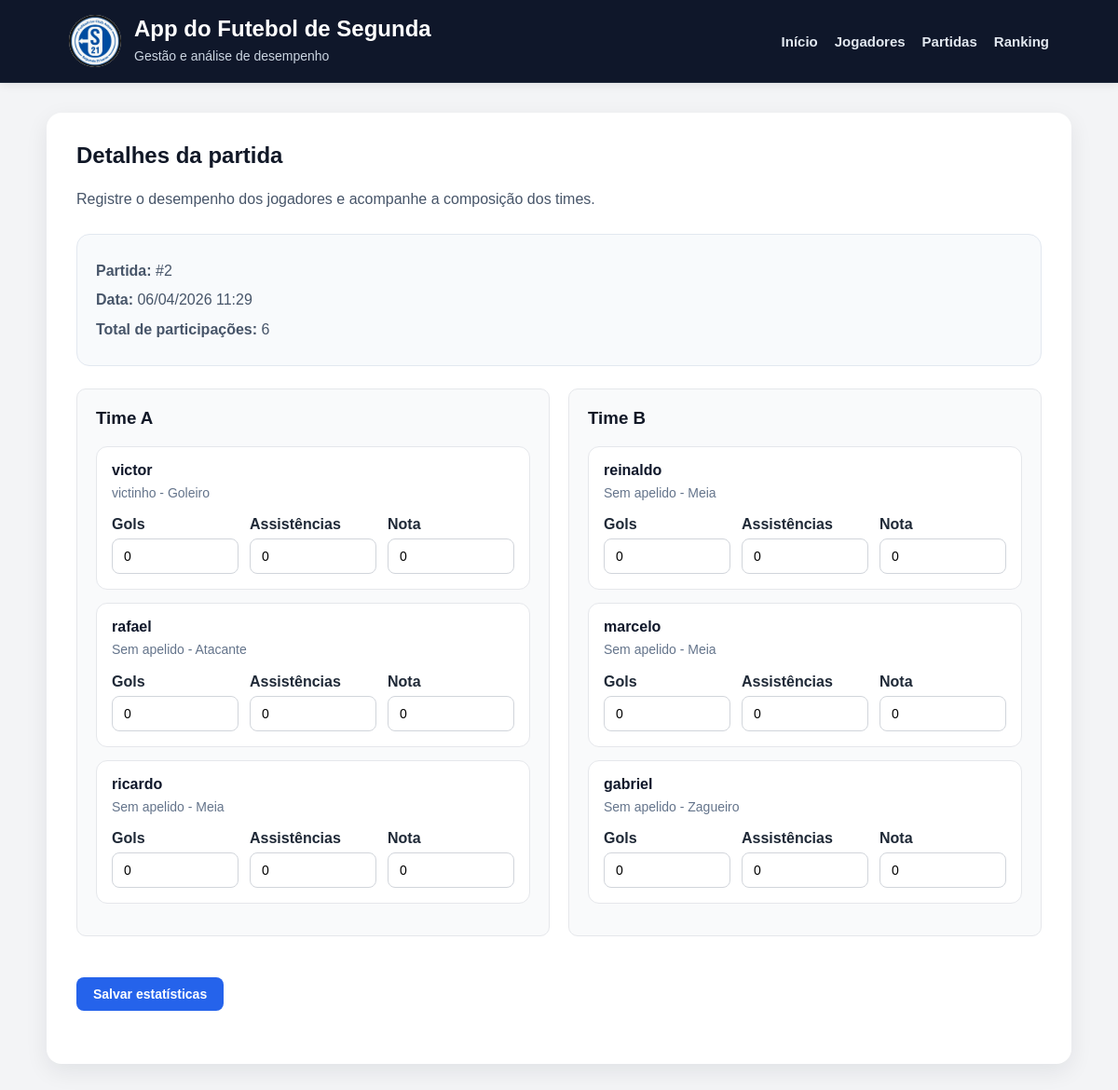
Before: /partidas/2 with the older database file.
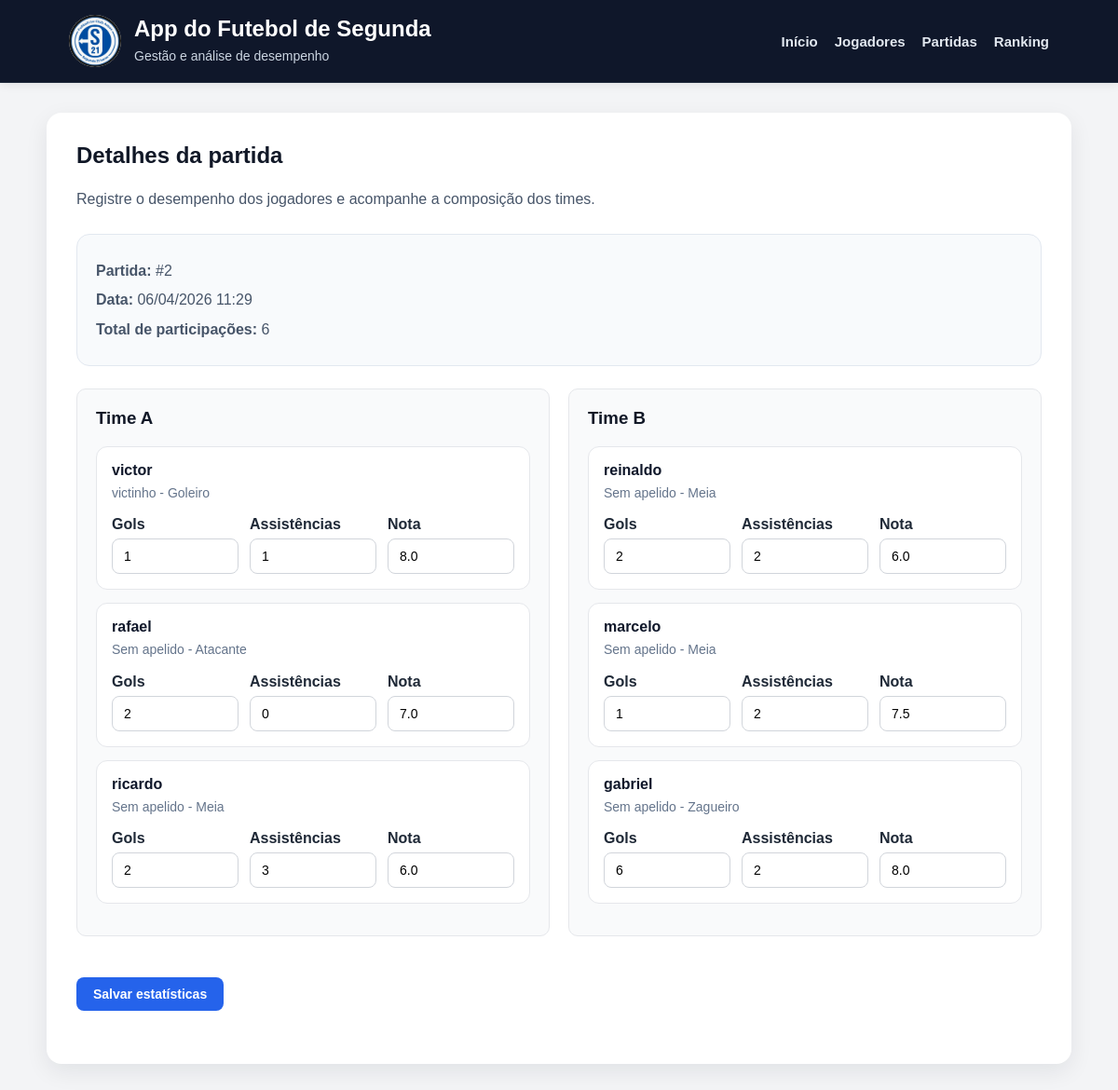
After: the same page with the newer database file.
### models.py (models this page shows, shortened)
class Partida(db.Model):
    __tablename__ = 'partidas'
    id = db.Column(db.Integer, primary_key=True)
    data = db.Column(db.DateTime, nullable=False)
    data_criacao = db.Column(db.DateTime, default=datetime.utcnow)
    participacoes = db.relationship(
        'ParticipacaoPartida',
        back_populates='partida',
        cascade='all, delete-orphan'
    )

class ParticipacaoPartida(db.Model):
    __tablename__ = 'participacoes_partida'
    id = db.Column(db.Integer, primary_key=True)
    jogador_id = db.Column(
        db.Integer,
        db.ForeignKey('jogadores.id'),
        nullable=False
    )
    partida_id = db.Column(
        db.Integer,
        db.ForeignKey('partidas.id'),
        nullable=False
    )
    time = db.Column(db.String(1))  # A ou B
    gols = db.Column(db.Integer, default=0)
    assistencias = db.Column(db.Integer, default=0)
    nota = db.Column(db.Float)
    presenca = db.Column(db.Boolean, default=True)
    jogador = db.relationship('Jogador', backref='participacoes')
    partida = db.relationship('Partida', back_populates='participacoes')

class Jogador(db.Model):
    __tablename__ = 'jogadores'
    id = db.Column(db.Integer, primary_key=True)
    nome = db.Column(db.String(100), nullable=False)
    apelido = db.Column(db.String(50))
    posicao = db.Column(db.String(30))
    data_cadastro = db.Column(db.DateTime, default=datetime.utcnow)

### app.py (the view)
@app.route('/partidas/<int:id>')
def detalhes_partida(id):
    partida = Partida.query.get_or_404(id)
    time_a = ParticipacaoPartida.query.filter_by(partida_id=id, time='A').all()
    time_b = ParticipacaoPartida.query.filter_by(partida_id=id, time='B').all()
    return render_template(
        'detalhes_partida.html',
        partida=partida,
        time_a=time_a,
        time_b=time_b
    )

### templates/detalhes_partida.html (shortened to what this page needs)
{% extends 'base.html' %}
{% block content %}
    <div class="section-header">
        <div>
            <h2>Detalhes da partida</h2>
            <p>Registre o desempenho dos jogadores e acompanhe a composição dos times.</p>
        </div>
    </div>
    <div class="match-summary">
        <p><strong>Partida:</strong> #{{ partida.id }}</p>
        <p><strong>Data:</strong> {{ partida.data.strftime('%d/%m/%Y %H:%M') }}</p>
        <p><strong>Total de participações:</strong> {{ partida.participacoes|length }}</p>
    </div>
    <form method="POST" action="/partidas/{{ partida.id }}/atualizar">
        <div class="teams-grid">
            <div class="time-box">
                <h3>Time A</h3>
                {% if time_a %}
                    {% for participacao in time_a %}
                        <div class="player-stats-card">
                            <div class="player-stats-header">
                                <h4>{{ participacao.jogador.nome }}</h4>
                                <p>
                                    {{ participacao.jogador.apelido or "Sem apelido" }}
                                    {% if participacao.jogador.posicao %}
                                        - {{ participacao.jogador.posicao }}
                                    {% endif %}
                                </p>
                            </div>
                            <div class="stats-grid">
                                <div>
                                    <label>Gols</label>
                                    <input type="number" name="gols_{{ participacao.id }}" value="{{ participacao.gols or 0 }}">
                                </div>
                                <div>
                                    <label>Assistências</label>
                                    <input type="number" name="assistencias_{{ participacao.id }}" value="{{ participacao.assistencias or 0 }}">
                                </div>
                                <div>
                                    <label>Nota</label>
                                    <input type="number" step="0.1" name="nota_{{ participacao.id }}" value="{{ participacao.nota or 0 }}">
                                </div>
                            </div>
                        </div>
                    {% endfor %}
                {% else %}
                    <div class="empty-state">
                        <p>Nenhum jogador no Time A.</p>
                    </div>
                {% endif %}
            </div>
            <div class="time-box">
                <h3>Time B</h3>
                {% if time_b %}
                    {% for participacao in time_b %}
                        <div class="player-stats-card">
                            <div class="player-stats-header">
                                <h4>{{ participacao.jogador.nome }}</h4>
                                <p>
                                    {{ participacao.jogador.apelido or "Sem apelido" }}
                                    {% if participacao.jogador.posicao %}
                                        - {{ participacao.jogador.posicao }}
                                    {% endif %}
                                </p>
                            </div>
                            <div class="stats-grid">
                                <div>
                                    <label>Gols</label>
                                    <input type="number" name="gols_{{ participacao.id }}" value="{{ participacao.gols or 0 }}">
                                </div>
                                <div>
                                    <label>Assistências</label>
                                    <input type="number" name="assistencias_{{ participacao.id }}" value="{{ participacao.assistencias or 0 }}">
                                </div>
                                <div>
                                    <label>Nota</label>
                                    <input type="number" step="0.1" name="nota_{{ participacao.id }}" value="{{ participacao.nota or 0 }}">
                                </div>
                            </div>
                        </div>
                    {% endfor %}
                {% else %}
                    <div class="empty-state">
                        <p>Nenhum jogador no Time B.</p>
                    </div>
                {% endif %}
            </div>
        </div>
        <div class="submit-area">
            <button type="submit">Salvar estatísticas</button>
        </div>
    </form>
{% endblock %}

### templates/base.html (shortened to what this page needs)
<!DOCTYPE html>
<html lang="pt-BR">
<head>
    <link rel="stylesheet" href="{{ url_for('static', filename='css/style.css') }}">
</head>
<body>
    <header class="topbar">
        <div class="topbar-container">
            <div class="brand">
                <img src="{{ url_for('static', filename='img/logo.png') }}" alt="Logo da pelada" class="logo">
                <div class="brand-text">
                    <h1>App do Futebol de Segunda</h1>
                    <p>Gestão e análise de desempenho</p>
                </div>
            </div>
            <nav class="menu">
                <a href="/">Início</a>
                <a href="/jogadores">Jogadores</a>
                <a href="/partidas">Partidas</a>
                <a href="/ranking">Ranking</a>
            </nav>
        </div>
    </header>
    <main class="container">
        {% block content %}
        {% endblock %}
    </main>
</body>
</html>

### static/css/style.css (style rules this page uses)
* { box-sizing: border-box; }
body { margin: 0; font-family: Arial, sans-serif; background-color: #f3f4f6; color: #1f2937; }
.topbar { background: #0f172a; border-bottom: 1px solid #1e293b; box-shadow: 0 2px 10px rgba(0, 0, 0, 0.08); }
.topbar-container { max-width: 1100px; margin: 0 auto; padding: 16px 24px; display: flex; justify-content: space-between; align-items: center; gap: 20px; flex-wrap: wrap; }
.brand { display: flex; align-items: center; gap: 14px; }
.logo { width: 56px; height: 56px; object-fit: cover; border-radius: 50%; background: white; }
.brand-text h1 { margin: 0; font-size: 24px; color: #ffffff; }
.brand-text p { margin: 4px 0 0; font-size: 14px; color: #cbd5e1; }
.menu { display: flex; gap: 18px; flex-wrap: wrap; }
.menu a { color: #e2e8f0; text-decoration: none; font-weight: 600; font-size: 15px; transition: 0.2s ease; }
.container { max-width: 1100px; margin: 32px auto; background-color: #ffffff; padding: 32px; border-radius: 16px; box-shadow: 0 8px 24px rgba(15, 23, 42, 0.08); }
h2, h3 { color: #111827; margin-top: 0; }
p { line-height: 1.6; }
form { margin-bottom: 25px; }
label { font-weight: bold; display: block; margin-bottom: 6px; }
input, select { width: 100%; max-width: 400px; padding: 10px 12px; margin-bottom: 15px; border: 1px solid #d1d5db; border-radius: 8px; font-size: 14px; background-color: #fff; }
button { background-color: #2563eb; color: white; border: none; padding: 10px 18px; border-radius: 8px; font-size: 14px; font-weight: bold; cursor: pointer; transition: 0.2s ease; }
.time-box { background-color: #f9fafb; border: 1px solid #e5e7eb; border-radius: 10px; padding: 20px; margin-bottom: 20px; }
.section-header { display: flex; justify-content: space-between; align-items: center; gap: 16px; flex-wrap: wrap; margin-bottom: 24px; }
.section-header p { margin: 0; color: #475569; }
.match-summary { background: #f8fafc; border: 1px solid #e2e8f0; border-radius: 14px; padding: 20px; margin-bottom: 24px; }
.match-summary p { margin: 6px 0; color: #475569; }
.teams-grid { display: grid; grid-template-columns: repeat(auto-fit, minmax(320px, 1fr)); gap: 20px; margin-bottom: 24px; }
.player-stats-card { background: #ffffff; border: 1px solid #e5e7eb; border-radius: 12px; padding: 16px; margin-bottom: 14px; }
.player-stats-header { margin-bottom: 14px; }
.player-stats-header h4 { margin: 0; color: #0f172a; font-size: 16px; }
.player-stats-header p { margin: 4px 0 0; color: #64748b; font-size: 14px; }
.stats-grid { display: grid; grid-template-columns: repeat(auto-fit, minmax(110px, 1fr)); gap: 12px; }
.stats-grid input { max-width: 100%; margin-bottom: 0; }
.submit-area { margin-top: 10px; }

Changed rows visible on the page:
changed ParticipacaoPartida "victor": gols "0" → "1"; assistencias "0" → "1"; nota "0" → "8.0"
changed ParticipacaoPartida "rafael": gols "0" → "2"; nota "0" → "7.0"
changed ParticipacaoPartida "ricardo": gols "0" → "2"; assistencias "0" → "3"; nota "0" → "6.0"
changed ParticipacaoPartida "reinaldo": gols "0" → "2"; assistencias "0" → "2"; nota "0" → "6.0"
changed ParticipacaoPartida "marcelo": gols "0" → "1"; assistencias "0" → "2"; nota "0" → "7.5"
changed ParticipacaoPartida "gabriel": gols "0" → "6"; assistencias "0" → "2"; nota "0" → "8.0"
